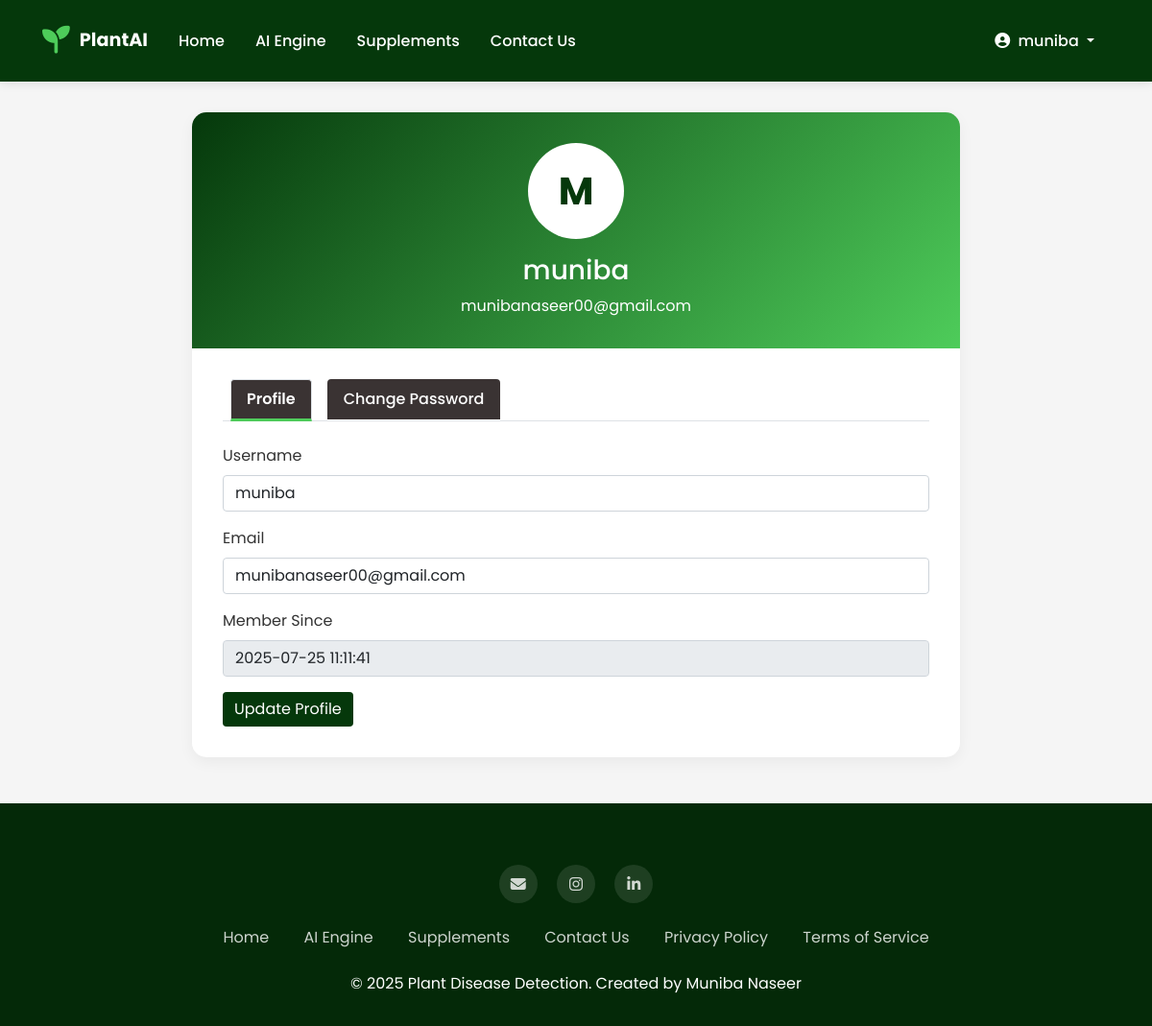
Screenshot of /profile (signed in) with the database file from the repository.
### tables this page shows
CREATE TABLE users (
            id INTEGER PRIMARY KEY AUTOINCREMENT,
            username TEXT NOT NULL UNIQUE,
            email TEXT NOT NULL UNIQUE,
            password TEXT NOT NULL,
            created_at TIMESTAMP DEFAULT CURRENT_TIMESTAMP
        );

### Flask Deployed App/app.py (the view)
@app.route('/profile')
def profile():
    if 'user_id' not in session:
        flash('Please log in to view your profile', 'warning')
        return redirect(url_for('login'))
    conn = get_db_connection()
    user = conn.execute('SELECT * FROM users WHERE id = ?', (session['user_id'],)).fetchone()
    conn.close()
    return render_template('profile.html', user=user)

### Flask Deployed App/app.py (called while the page is built)
def get_db_connection():
    conn = sqlite3.connect('database.db')
    conn.row_factory = sqlite3.Row
    return conn

### Flask Deployed App/templates/profile.html (shortened to what this page needs)
{% extends "base.html" %}  {% block content %}
<body>
  <div class="container">
    <div class="profile-container">
      <div class="profile-header">
        <div class="profile-avatar">{{ user['username'][0].upper() }}</div>
        <h3>{{ user['username'] }}</h3>
        <p class="mb-0">{{ user['email'] }}</p>
      </div>
      <div class="profile-body">
        <ul class="nav nav-tabs mb-4" id="profileTabs" role="tablist">
          <li class="nav-item" role="presentation">
            <button
              class="nav-link active"
              id="profile-tab"
              data-bs-toggle="tab"
              data-bs-target="#profile"
              type="button"
              role="tab"
              style="background-color: #3a3333"
            >
              Profile
            </button>
          </li>
          <li class="nav-item" role="presentation">
            <button
              class="nav-link"
              style="background-color: #3a3333"
              id="password-tab"
              data-bs-toggle="tab"
              data-bs-target="#password"
              type="button"
              role="tab"
            >
              Change Password
            </button>
          </li>
        </ul>
        <div class="tab-content" id="profileTabsContent">
          <div class="tab-pane fade show active" id="profile" role="tabpanel">
            <form action="{{ url_for('update_profile') }}" method="POST">
              <div class="mb-3">
                <label for="username" class="form-label">Username</label>
                <input
                  type="text"
                  class="form-control"
                  id="username"
                  name="username"
                  value="{{ user['username'] }}"
                  required
                />
              </div>
              <div class="mb-3">
                <label for="email" class="form-label">Email</label>
                <input
                  type="email"
                  class="form-control"
                  id="email"
                  name="email"
                  value="{{ user['email'] }}"
                  required
                />
              </div>
              <div class="mb-3">
                <label class="form-label">Member Since</label>
                <input
                  type="text"
                  class="form-control"
                  value="{{ user['created_at'] }}"
                  readonly
                />
              </div>
              <button type="submit" class="btn btn-primary">
                Update Profile
              </button>
            </form>
          </div>
        </div>
      </div>
    </div>
  </div>
</body>
{% endblock %}

### Flask Deployed App/templates/base.html (shortened to what this page needs)
<!DOCTYPE html>
<html lang="en">
  <head>
    <link
      href="https://cdn.jsdelivr.net/npm/bootstrap@5.0.2/dist/css/bootstrap.min.css"
      rel="stylesheet"
    />
    <link
      rel="stylesheet"
      href="https://cdnjs.cloudflare.com/ajax/libs/font-awesome/6.4.0/css/all.min.css"
    />
  </head>
  <body>
    <nav
      class="navbar navbar-expand-lg navbar-dark sticky-top"
      style="background-color: var(--primary-color)"
    >
      <div class="container">
        <a
          class="navbar-brand d-flex align-items-center"
          href="/"
          id="animated-logo"
        >
          <span style="font-size: 1.8rem; color: #4ecc5a; margin-right: 10px">
            <i class="fas fa-seedling" id="plant-logo"></i>
          </span>
          <span style="font-weight: 700">PlantAI</span>
        </a>
        <div class="collapse navbar-collapse" id="navbarNav">
          <ul class="navbar-nav me-auto">
            <li class="nav-item">
              <a class="nav-link" href="/">Home</a>
            </li>
            {% if session.get('username') %}
            <li class="nav-item">
              <a class="nav-link" href="/index">AI Engine</a>
            </li>
            {% endif %}
            <li class="nav-item">
              <a class="nav-link" href="/market">Supplements</a>
            </li>
            <li class="nav-item">
              <a class="nav-link" href="/contact">Contact Us</a>
            </li>
          </ul>
          <ul class="navbar-nav ms-auto">
            {% if session.get('username') %}
            <li class="nav-item dropdown" id="profileDropdown">
              <a
                class="nav-link dropdown-toggle"
                href="#"
                id="navbarDropdown"
                role="button"
              >
                <i class="fas fa-user-circle me-1"></i> {{ session['username']
                }}
              </a>
            </li>
            {% endif %}
          </ul>
        </div>
      </div>
    </nav>
    <main class="">{% block content %}{% endblock %}</main>
    <footer class="footer">
      <div class="container">
        <div class="row">
          <div class="col-lg-12 text-center mb-4">
            <div class="social-links">
              <a
                href="mailto:munibanaseer00@gmail.com"
                class="social-icon me-2"
                target="_blank"
              >
                <i class="fas fa-envelope"></i>
              </a>
              <a
                href="https://www.instagram.com/"
                class="social-icon me-2"
                target="_blank"
              >
                <i class="fab fa-instagram"></i>
              </a>
              <a
                href="https://www.linkedin.com/in/munibanaseer"
                class="social-icon"
                target="_blank"
              >
                <i class="fab fa-linkedin-in"></i>
              </a>
            </div>
          </div>
          <div class="col-lg-12">
            <ul class="list-inline text-center mb-4">
              <li class="list-inline-item mx-3"><a href="/">Home</a></li>
              <li class="list-inline-item mx-3">
                <a href="/index">AI Engine</a>
              </li>
              <li class="list-inline-item mx-3">
                <a href="/market">Supplements</a>
              </li>
              <li class="list-inline-item mx-3">
                <a href="/contact">Contact Us</a>
              </li>
              <li class="list-inline-item mx-3">
                <a href="/privacy">Privacy Policy</a>
              </li>
              <li class="list-inline-item mx-3">
                <a href="/terms">Terms of Service</a>
              </li>
            </ul>
          </div>
          <div class="col-lg-12 text-center">
            <p class="mb-0">
              © 2025 Plant Disease Detection. Created by Muniba Naseer
            </p>
          </div>
        </div>
      </div>
    </footer>
  </body>
</html>

### Flask Deployed App/templates/base.html (style rules this page uses)
:root { --primary-color: #05380b; --secondary-color: #4ecc5a; --light-color: #f8f9fa; --dark-color: #042908; --accent-color: #3aab49; }
body { font-family: "Poppins", sans-serif; background-color: var(--light-color); color: #333; overflow-x: hidden; }
.navbar { background-color: var(--primary-color) !important; padding: 1rem 2rem; box-shadow: 0 2px 10px rgba(0, 0, 0, 0.1); }
.navbar-brand { font-weight: 600; font-size: 1.2rem; color: white !important; }
.nav-link { color: white !important; font-weight: 500; margin: 0 0.5rem; transition: all 0.3s ease; }
.footer { background-color: var(--dark-color); color: white; padding: 4rem 0 2rem; margin-top: 3rem; }
.footer a { color: rgba(255, 255, 255, 0.8); text-decoration: none; transition: all 0.3s ease; }
.social-icon { display: inline-flex; align-items: center; justify-content: center; width: 40px; height: 40px; background-color: rgba(255, 255, 255, 0.1); border-radius: 50%; margin: 0 0.5rem; transition: all 0.3s ease; }

### Flask Deployed App/templates/profile.html (style rules this page uses)
:root { --primary-color: #05380b; --secondary-color: #4ecc5a; --light-color: #f8f9fa; --dark-color: #042908; }
body { font-family: "Poppins", sans-serif; background-color: #f5f5f5; }
.profile-container { max-width: 800px; margin: 2rem auto; background: white; border-radius: 15px; box-shadow: 0 5px 15px rgba(0, 0, 0, 0.05); overflow: hidden; }
.profile-header { background: linear-gradient( 135deg, var(--primary-color) 0%, var(--secondary-color) 100% ); color: white; padding: 2rem; text-align: center; }
.profile-avatar { width: 100px; height: 100px; border-radius: 50%; background-color: white; display: flex; align-items: center; justify-content: center; margin: 0 auto 1rem; color: var(--primary-color); font-size: 2.5rem; font-weight: bold; }
.profile-body { padding: 2rem; }
.nav-tabs .nav-link { color: var(--primary-color); font-weight: 500; }
.nav-tabs .nav-link.active { color: var(--secondary-color); font-weight: 600; border-bottom: 3px solid var(--secondary-color); }
.btn-primary { background-color: var(--primary-color); border: none; }

### rows the page displays
users: username "muniba", username "M", email "munibanaseer00@gmail.com", created_at "2025-07-25 11:11:41"
